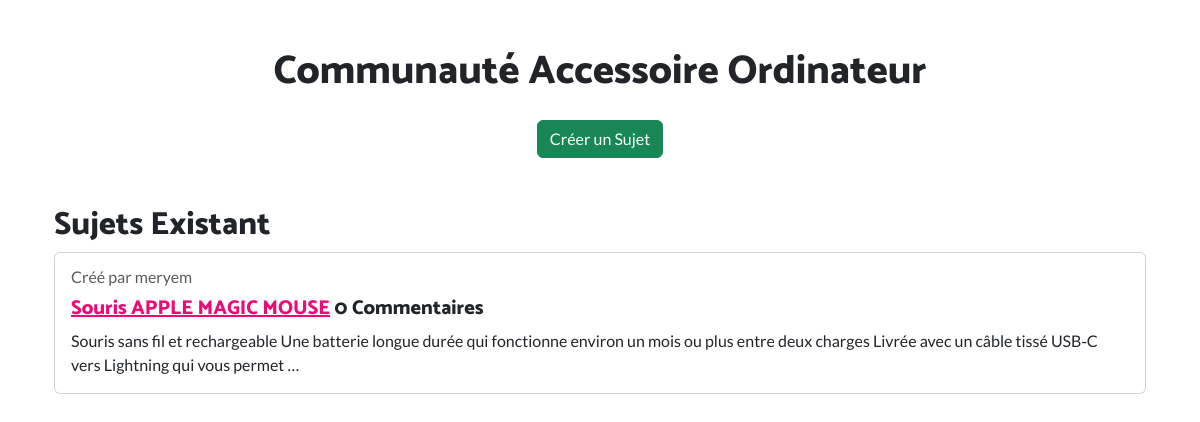
Screenshot of /communaute_Accessoire_ordinateur/ with the database file from the repository.
### api/models.py (models this page shows, shortened)
class Sujet_Accessoire_ordinateur(models.Model):
    titre = models.CharField(max_length=200)
    description = models.TextField()
    date_creation = models.DateTimeField(auto_now_add=True)
    auteur = models.ForeignKey(settings.AUTH_USER_MODEL, on_delete=models.CASCADE)

### api/views.py (the view)
# urls.py: path('communaute_Accessoire_ordinateur/',communaute_Accessoire_ordinateur,name='communaute_Accessoire_ordinateur'),
def communaute_Accessoire_ordinateur(request) :
        sujets = Sujet_Accessoire_ordinateur.objects.all()
        return render(request, 'communaute_Accessoire_ordinateur.html', {'sujets': sujets})

### templates/communaute_Accessoire_ordinateur.html (shortened to what this page needs)
{% load static %}
<html lang="en">
<head>
    <link rel="stylesheet" href="{% static 'bootstrap/css/bootstrap.min.css' %}" />
    <link rel="stylesheet" href="{% static 'css/styles.min.css' %}" />    <meta name="viewport" content="width=device-width, initial-scale=1.0">
</head>
<body>
    <div class="container mt-5">
        <h1 class="text-center">Communauté Accessoire Ordinateur</h1>
        <div class="text-center mt-4">
            <a href="{% url 'creer_sujet_Accessoire_ordinateur' %}" class="btn btn-success">Créer un Sujet</a>
        </div>
        <div class="container mt-5">
            <h2>Sujets Existant</h2>
            {% for sujet in sujets %}
            <div class="card my-2">
                <div class="card-body">
                    <p class="card-subtitle mb-2 text-muted">Créé par {{ sujet.auteur.username }}</p>
                    <h5 class="card-title">
                        <a href="{% url 'details_sujet_Accessoire_ordinateur' sujet.id %}">{{ sujet.titre }}</a>
                        <span >{{ sujet.commentaires.count }} Commentaires</span>
                    </h5>
                    <p class="card-text">{{ sujet.description | truncatewords:30 }}</p>
                </div>
            </div>
            {% empty %}
            <p>Aucun sujet n'a été trouvé.</p>
            {% endfor %}
        </div>
    </div></body>
</html>

### rows the page displays
Sujet_Accessoire_ordinateur: auteur.username "meryem", titre "Souris APPLE MAGIC MOUSE", commentaires.count "0", description "Souris sans fil et rechargeable Une batterie longue durée qui fonctionne environ un mois ou plus entre deux charges Livrée avec un câble tissé USB‑C vers Lightning qui vous permet …"
